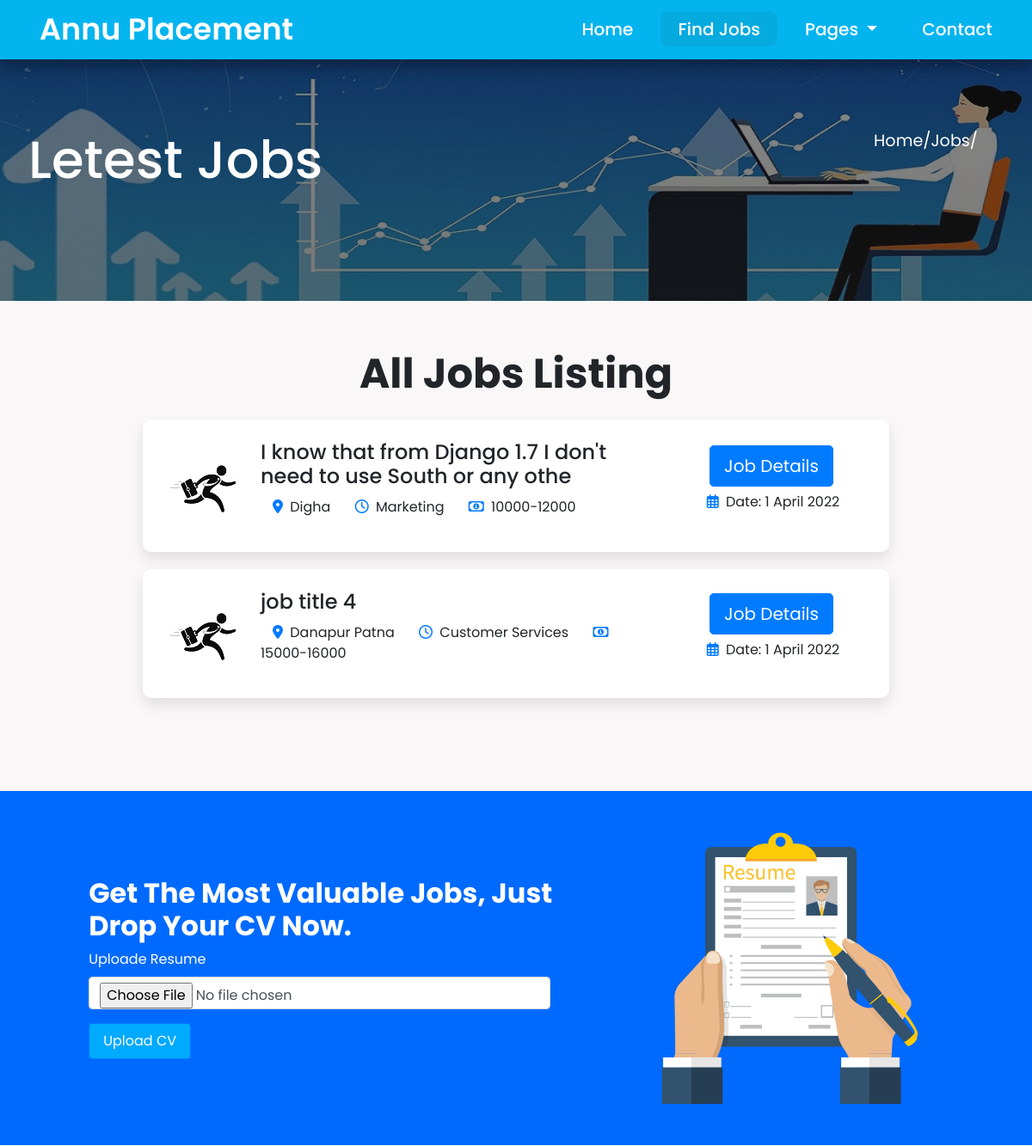
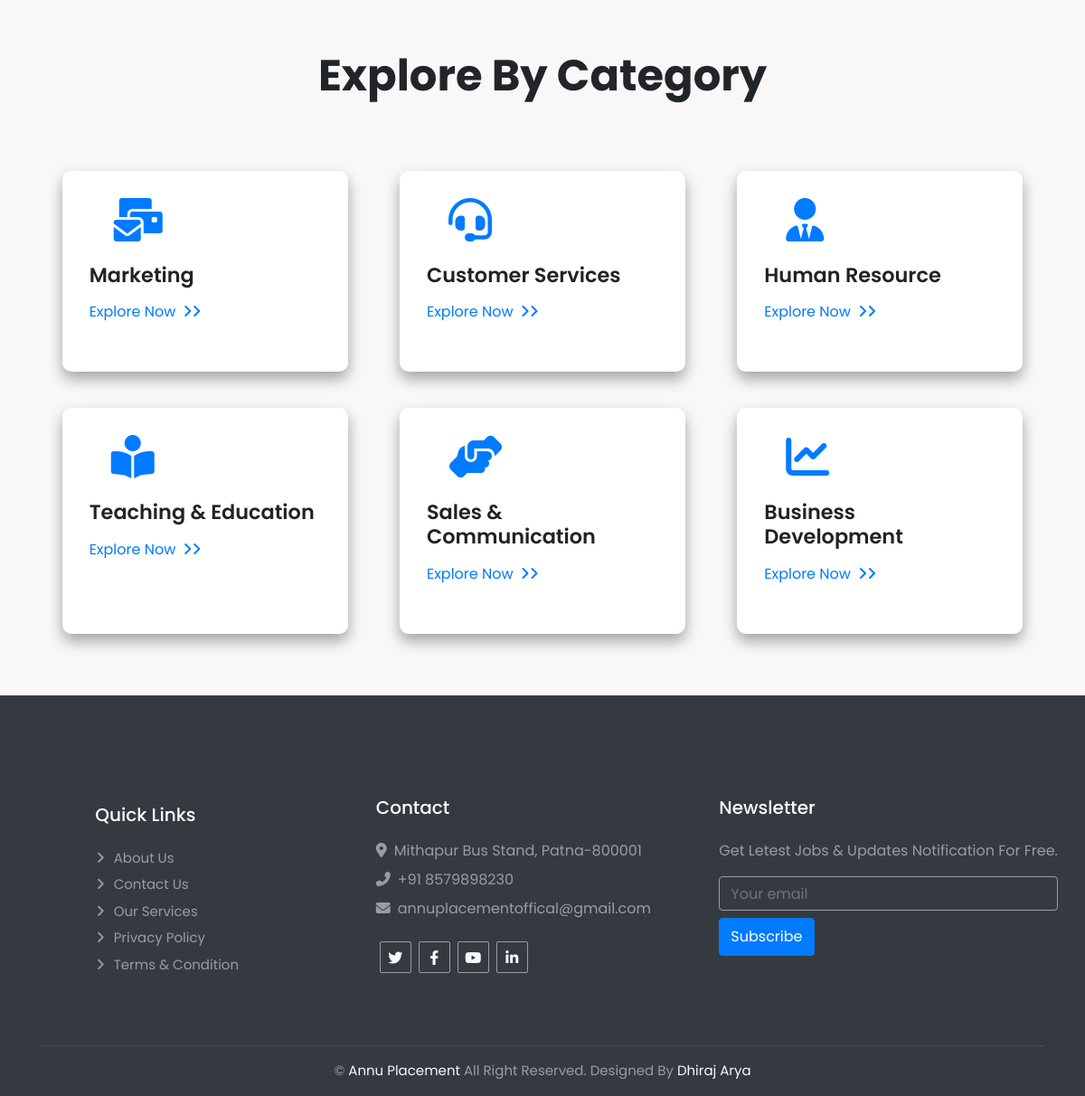
Screenshot of /jobs/ with the database file from the repository (2 pictures, top to bottom).
### jobs/models.py (models this page shows, shortened)
class Jobs(models.Model):
    job_title = models.CharField(max_length=500)
    job_cateagry = models.CharField(choices=JOB_CATEGORY,max_length=50,default="")
    job_nature = models.CharField(max_length=50,choices=JOB_NATURE,default='')
    job_salary = models.CharField(max_length=50)
    job_vacancy = models.IntegerField()
    job_logo = models.FileField(max_length=300,upload_to='jobs_logos/',null=True,default=None)
    job_address = models.CharField(max_length=500)
    job_qualifications = HTMLField(default='')
    job_description = HTMLField(default='')
    job_company = HTMLField(default='')

### Annu_Placement/views.py (the view)
# urls.py: path('jobs/', views.jobs,name='jobs'),
def jobs(request):
    job_data = Jobs.objects.all()
    return render(request,'jobs.html',{'job_data':job_data})

### templates/jobs.html (shortened to what this page needs)
{% include 'header.html' %}
{% load static %}
  <div class="banner" id= "jobs-banner">
    <div class="row px-5">
      {% if request.path == '/jobs/' %}
      <h2>Letest Jobs</h2>
      <p>Home/Jobs/</p>
        {% endif %}
    </div>
  </div>
  <section class="jobs" data-aos="fade-down">
    <h1 class="heading">All Jobs Listing</h1>
    <div class="contenter p-3 m-auto">
      {% for data in job_data %}
      <div class="job-list m-auto p-3" data-aos="fade-up">
        <img src="{% static 'img/logo.png'%}" alt="Jobs">
        <div class="text-area p-2">
          <h4>{{data.job_title}}</h4>
          <p><span><i class="fa fa-map-marker-alt text-primary m-1"></i> {{data.job_address}}</span> <span><i
                class="far fa-clock text-primary m-1"></i> {{data.job_cateagry}}</span> <span><i
                class="far fa-money-bill-alt text-primary m-1"></i> {{data.job_salary}}</span></p>
        </div>
        <div class="action-area text-center p-2">
          <a class="btn btn-lg btn-primary" href="/jobsdetails/{{data.id}}" role="button">Job Details</a>
          <p><i class="far fa-calendar-alt text-primary m-1"></i> Date: 1 April 2022</p>
        </div>
      </div>
      {% endfor %}
    </div>
  </section>
  <div class="resume-section p-5" id="resume">
    <div class="contenter"  data-aos="fade-up">
      <div class="textbox">
        <h1><b>Get The Most Valuable Jobs, Just Drop Your CV Now.</b></h1>
        <form action="/cv_feedback/" method="post">
        <label class="form-label" for="customFile">Uploade Resume</label>
        <input type="file" class="form-control" id="customFile" name="cv" />
        <button class="btn btn-primary px-3 py-2 mt-3" type="submit" style="background-color: rgb(0, 170, 255);">Upload CV</button>
      </form>
      </div>
      <div class="image-box">
        <img src="{% static 'img/cv.png'%}" alt="resume.png">
      </div>
    </div>
  </div>
   <div class="explore-section" id="Explore">
    <h1 class="heading" data-aos="fade-up">Explore By Category</h1>
    <div class="contenter">
      <div class="item-div" data-aos="fade-up">
        <a class="cat-item rounded p-4" href="/searchview/?keyboard=&category=Marketing&location=Location/">
          <i class="fa fa-3x fa-mail-bulk text-primary mb-4"></i>
          <h6 class="mb-3">Marketing</h6>
          <p class="mb-0">Explore Now<i class="fa fa-angle-right text-primary me-2 ml-2"></i><i class="fa fa-angle-right text-primary me-2 "></i></p>
        </a>
      </div>
      <div class="item-div" data-aos="fade-up">
        <a class="cat-item rounded p-4" href="/searchview/?keyboard=&category=Customer+Services&location=Location/">
          <i class="fa fa-3x fa-headset text-primary mb-4"></i>
          <h6 class="mb-3">Customer Services</h6>
          <p class="mb-0">Explore Now<i class="fa fa-angle-right text-primary me-2 ml-2"></i><i class="fa fa-angle-right text-primary me-2 "></i></p>
        </a>
      </div>
      <div class="item-div" data-aos="fade-up">
        <a class="cat-item rounded p-4" href="/searchview/?keyboard=&category=Human+Resource&location=Location/">
          <i class="fa fa-3x fa-user-tie text-primary mb-4"></i>
          <h6 class="mb-3">Human Resource</h6>
          <p class="mb-0">Explore Now<i class="fa fa-angle-right text-primary me-2 ml-2"></i><i class="fa fa-angle-right text-primary me-2 "></i></p>
        </a>
      </div>
      <div class="item-div" data-aos="fade-up">
        <a class="cat-item rounded p-4" href="/searchview/?keyboard=&category=Teaching+%26+Education&location=Location/">
          <i class="fa fa-3x fa-book-reader text-primary mb-4"></i>
          <h6 class="mb-3">Teaching & Education</h6>
          <p class="mb-0">Explore Now<i class="fa fa-angle-right text-primary me-2 ml-2"></i><i class="fa fa-angle-right text-primary me-2 "></i></p>
        </a>
      </div>
      <div class="item-div" data-aos="fade-up">
        <a class="cat-item rounded p-4" href="/searchview/?keyboard=&category=Sales+%26+Communication&location=Location/">
          <i class="fa fa-3x fa-hands-helping text-primary mb-4"></i>
          <h6 class="mb-3">Sales & Communication</h6>
          <p class="mb-0">Explore Now<i class="fa fa-angle-right text-primary me-2 ml-2"></i><i class="fa fa-angle-right text-primary me-2 "></i></p>
        </a>
      </div>
      <div class="item-div" data-aos="fade-up">
        <a class="cat-item rounded p-4" href="/searchview/?keyboard=&category=Business+Development&location=Location/">
          <i class="fa fa-3x fa-chart-line text-primary mb-4"></i>
          <h6 class="mb-3">Business Development</h6>
          <p class="mb-0">Explore Now<i class="fa fa-angle-right text-primary me-2 ml-2"></i><i class="fa fa-angle-right text-primary me-2 "></i></p>
        </a>
      </div>
    </div>
  </div>
 {% include 'footer.html' %}

### templates/header.html (shortened to what this page needs)
{% load static %}
<!doctype html>
<html lang="en">
<head>
  <link rel="stylesheet" href="https://cdn.jsdelivr.net/npm/bootstrap@4.1.3/dist/css/bootstrap.min.css" />
  <link rel="stylesheet" href="{% static 'style.css'%}" />
   <link rel="stylesheet" href="https://unpkg.com/aos@next/dist/aos.css" />
  <link rel="stylesheet" href="https://cdnjs.cloudflare.com/ajax/libs/font-awesome/6.1.1/css/all.min.css" />
</head>
<body>
  <section class="main">
    <nav class="navbar navbar-expand-lg navbar-light">
      <a class="navbar-brand logo" href="/">Annu Placement</a>
      <div class="collapse navbar-collapse" id="navbarNav">
        <ul class="nav justify-content-end ml-auto">
          <li class="nav-item text-center">
            <a class="nav-link {% if request.path == '/' %} active {% endif%}" href="{% url 'home' %}">Home</a>
          </li>
          <li class="nav-item text-center">
            <a class="nav-link {% if request.path == '/jobs/' %} active {% endif%}" href="{% url 'jobs' %}">Find Jobs</a>
          </li>
          <li class="nav-item dropdown text-center">
            <a class="nav-link dropdown-toggle" href="" id="navbarDropdown" role="button" data-toggle="dropdown"
              aria-haspopup="true" aria-expanded="false">
              Pages
            </a>
          </li>
          <li class="nav-item text-center">
            <a class="nav-link {% if request.path == '/contact/' %} active {% endif%}" href="{% url 'contact-us' %}">Contact</a>
          </li>
        </ul>
      </div>
    </nav>

### templates/footer.html (shortened to what this page needs)
<div class="container-fluid bg-dark text-white-50 footer pt-5 wow fadeIn footer mt-5" data-wow-delay="0.1s"
style="visibility: visible; animation-delay: 0.1s; animation-name: fadeIn; ">
<div class="container py-5 ">
    <div class="row">
        <div class="py-3 m-auto">
            <h5 class="text-white mb-4">Quick Links</h5>
            <a class="btn btn-link text-white-50" href="{% url 'about-us' %}">About Us</a>
            <a class="btn btn-link text-white-50" href="{% url 'contact-us' %}">Contact Us</a>
            <a class="btn btn-link text-white-50" href="/">Our Services</a>
            <a class="btn btn-link text-white-50" href="{% url 'privacyPolicy' %}">Privacy Policy</a>
            <a class="btn btn-link text-white-50" href="{% url 'terms_conditions' %}">Terms &amp; Condition</a>
        </div>
        <div class="py-3 m-auto">
            <h5 class="text-white mb-4">Contact</h5>
            <p class="mb-2"><i class="fa fa-map-marker-alt me-3 pr-2"></i>Mithapur Bus Stand, Patna-800001
            </p>
            <p class="mb-2"><i class="fa fa-phone-alt me-3 pr-2"></i>+91 8579898230</p>
            <p class="mb-2"><i class="fa fa-envelope me-3 pr-2"></i>annuplacementoffical@gmail.com</p>
            <div class="d-flex pt-2 social-media my-3">
                <a class="btn btn-outline-light btn-social mx-1" href=""><i class="fab fa-twitter"></i></a>
                <a class="btn btn-outline-light btn-social mx-1" href=""><i
                        class="fab fa-facebook-f"></i></a>
                <a class="btn btn-outline-light btn-social mx-1" href=""><i class="fab fa-youtube"></i></a>
                <a class="btn btn-outline-light btn-social mx-1" href=""><i
                        class="fab fa-linkedin-in"></i></a>
            </div>
        </div>
        <div class="py-3 ">
            <h5 class="text-white mb-4">Newsletter</h5>
            <p>Get Letest Jobs & Updates Notification For Free.</p>
            <div class="position-relative mx-auto" style="max-width: 400px;">
                <input class="form-control bg-transparent w-100 py-3 ps-4 pe-5 text-light" type="email"
                    name="user-email" placeholder="Your email">
                <button type="button"
                    class="btn btn-primary py-2 position-absolute top-0 end-0 mt-2 me-2">Subscribe</button>
            </div>
        </div>
    </div>
</div>
<div class="container">
    <div class="copyright text-center text-white-50 py-3">
        © <a class="copy-auther" href="#">Annu Placement</a> All Right Reserved.
        Designed By <a class="copy-auther" href="https://github.com/webcoderarya/"
            target="_blank">Dhiraj
            Arya</a>
    </div>
</div>
</div>
</section>
</body>
</html>

### rows the page displays
Jobs: job_title "I know that from Django 1.7 I don't need to use South or any othe", job_address "Digha", job_cateagry "Marketing", job_salary "10000-12000"
Jobs: job_title "job title 4", job_address "Danapur Patna", job_cateagry "Customer Services", job_salary "15000-16000"
